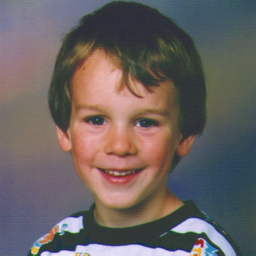
%> input picture assignment_04/data/Tim.png, 256 x 256 px
$ octave --eval "displayfft2(rgb2gray(imread('../data/Tim.png')));"   (GNU Octave 9; MATLAB toolbox functions it lacks are replaced by stand-ins)
%> lines starting %> are read from the running program, lines starting %| are printed output that depends on the picture
function displayfft2( f )
%DISPLAY_FFT Calculate and display the FT of f
[N,M]=size(f);
%> N = 256; M = 256
F=fft2(f,N,M);
F2=log(abs(fftshift(F)));
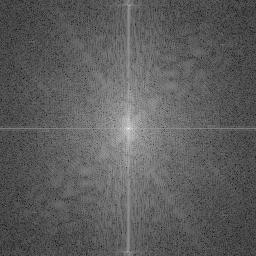
%> F2: size 256x256 double; min 1.3, max 15.7, mean 6.56; drawn with min black and max white

B = max(F2);
%> B = 256 values, max 15.7 at index 129, min 8.21 at index 12, mean 9.22
C = max(B);
%> C = 15.7
%> `displayfft2(rgb2gray(imread('../data/Tim.png')));`:
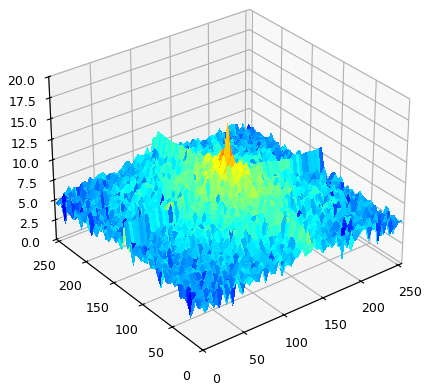
%> figure redrawn from the program's plot data

[X,Y] = meshgrid(0:1:M-1,0:1:N-1);

F2(F2<0) = 0;
F2(F2>C) = C;

%imshow(F2, [0 C], 'InitialMagnification','fit');
%imagesc(F2);
%axis equal;
%axis([1,M,1,N]);


surf(X,Y,real(F2),real(F2),'EdgeColor','none');
shading interp ;
%axis equal;

axis([0,M-1,0,N-1]);

 %h = bar3(F2);

 %%set(h,'BarWidth', 0.8);
 % [9 lines of commented-out code are left out]
colormap(jet); %colorbar
